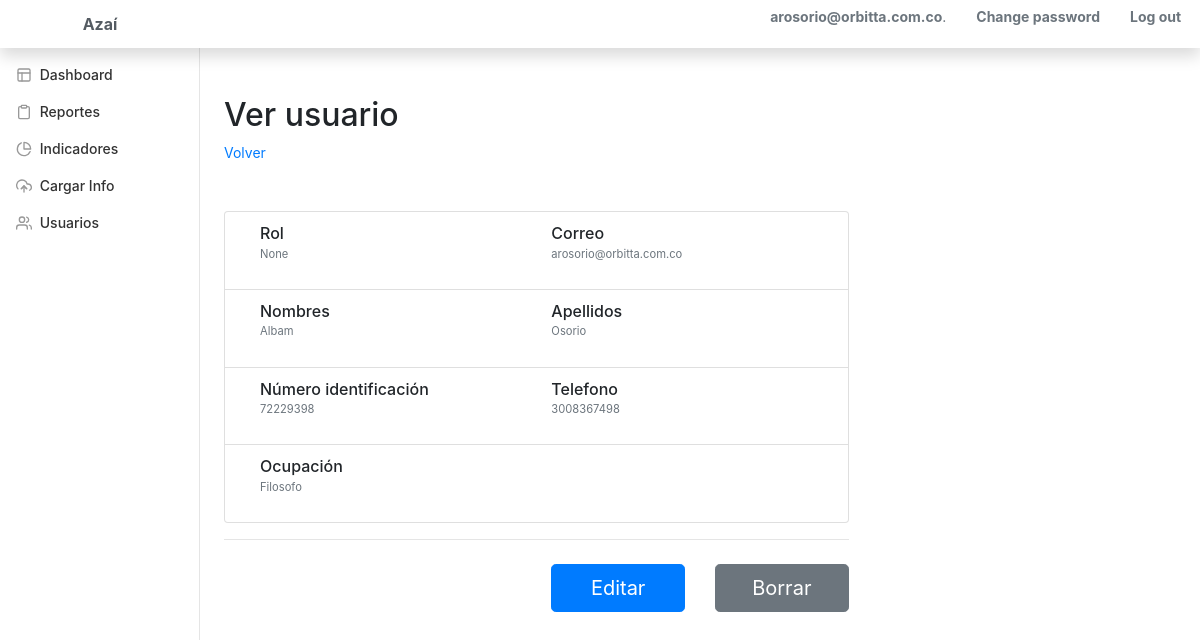
/azai/usuarios/view/1 (signed in), run on an earlier commit of the app's database.
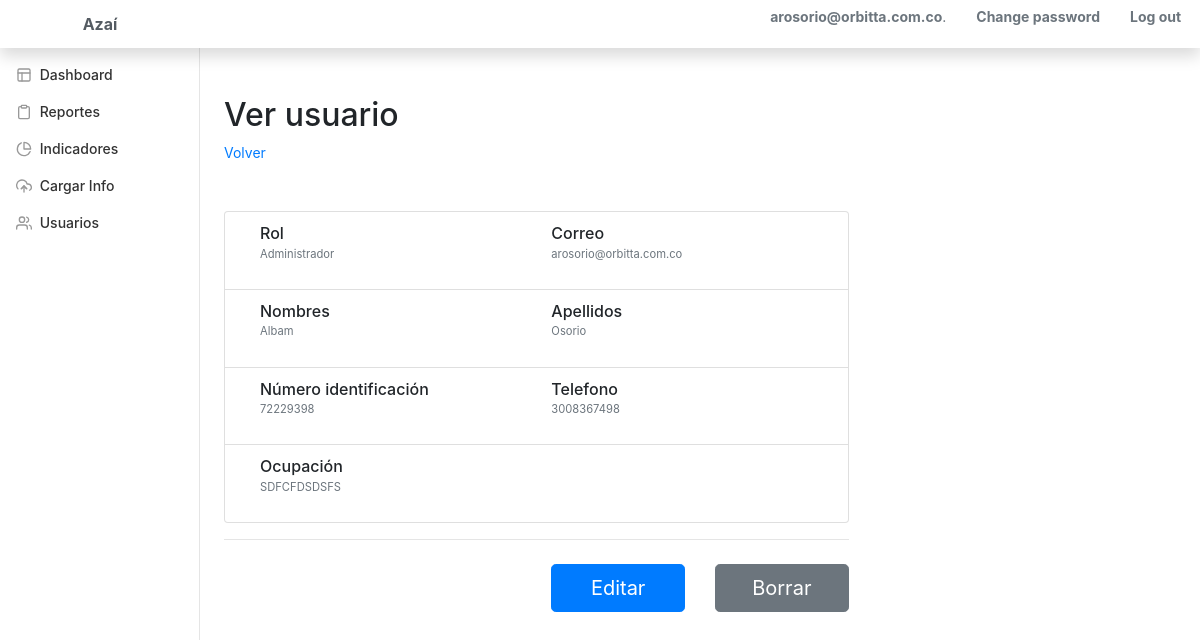
And on a later commit of the database.
### usuarios/models.py (models this page shows, shortened)
class Usuario(AbstractUser):
    username = None
    email = models.EmailField(_('email address'), unique=True) # changes email to unique and blank to false
    numero_identificacion = models.CharField(_('número identificación'), max_length=10, unique=True, blank=False, null=False)
    telefono = models.CharField(_('telefono'), max_length=50, blank=False, null=False)
    ocupacion = models.CharField(_('ocupación'), max_length=50, blank=True, null=False)
    fecha_creacion = models.DateTimeField(_('creado'), auto_now_add=True)
    fecha_modificacion = models.DateTimeField(_('modificado'), auto_now=True)
    grupo = models.ForeignKey(
        Group,
        verbose_name=_('grupo'),
        on_delete=models.PROTECT,
        null=True,
        help_text=_(
            'The groups this user belongs to. A user will get all permissions '
            'granted to each of their groups.'
        ),
    )
    objects = UsuarioManager()
    USERNAME_FIELD = 'email'
    REQUIRED_FIELDS = ['first_name', 'last_name', 'numero_identificacion', 'telefono' ] # removes email from REQUIRED_FIELDS

### usuarios/views.py (the view)
# urls.py: path('view/<int:pk>', views.UsuarioView.as_view(), name='usuario_view'),
class UsuarioView(LoginRequiredMixin, DetailView):
    model = Usuario

### templates/usuarios/usuario_detail.html (shortened to what this page needs)
{% extends 'base_detail.html' %}
{% block subtitle %}<h2>Ver usuario</h2>{% endblock subtitle %}
{% block url_back %}{% url 'usuario_list' %}{% endblock url_back %}
{% block detail_content%}
<ul class="list-group mb-3">
    <li class="list-group-item d-flex justify-content-between lh-condensed">
        <div class="col-md-6 mb-3">
            <h6 class="my-0">Rol</h6>
            <small class="text-muted">{{ object.grupo }}</small>
        </div>
        <div class="col-md-6 mb-3">
            <h6 class="my-0">Correo</h6>
            <small class="text-muted">{{ object.email }}</small>
        </div>
    </li>
    <li class="list-group-item d-flex justify-content-between lh-condensed">
        <div class="col-md-6 mb-3">
            <h6 class="my-0">Nombres</h6>
            <small class="text-muted">{{ object.first_name }}</small>
        </div>
        <div class="col-md-6 mb-3">
            <h6 class="my-0">Apellidos</h6>
            <small class="text-muted">{{ object.last_name }}</small>
        </div>
    </li>
    <li class="list-group-item d-flex justify-content-between lh-condensed">
        <div class="col-md-6 mb-3">
            <h6 class="my-0">Número identificación</h6>
            <small class="text-muted">{{ object.numero_identificacion }}</small>
        </div>
        <div class="col-md-6 mb-3">
            <h6 class="my-0">Telefono</h6>
            <small class="text-muted">{{ object.telefono }}</small>
        </div>
    </li>
    <li class="list-group-item d-flex justify-content-between lh-condensed">
        <div class="col-md-6 mb-3">
            <h6 class="my-0">Ocupación</h6>
            <small class="text-muted">{{ object.ocupacion }}</small>
        </div>
    </li>
</ul>
<hr class="mb-4">
<div class="row">
    <div class="col-md-6 mb-3">
    </div>
    <div class="col-md-3 mb-2">
        <a class="btn btn-primary btn-lg btn-block" href="{% url 'usuario_edit' pk=object.id %}" role="button">Editar</a>
    </div>
    <div class="col-md-3 mb-2">
        <a class="btn btn btn-secondary btn-lg btn-block" href="{% url 'usuario_delete' pk=object.id %}" role="button" data-toggle="modal" data-target="#confirm-delete">Borrar</a>
    </div>
</div>
{% endblock detail_content %}

### templates/base_detail.html (shortened to what this page needs)
{% extends 'base.html' %}
{% load static %}
{% block css %}<link rel="stylesheet" href="{% static 'css/form-validation.css' %}">{% endblock css %}
{% block body_class %}bg-white{% endblock body_class %}
{% block content %}
    <div class="py-5">
        {% block subtitle %}{% endblock subtitle %}
        <a href="{% block url_back %}{% endblock url_back %}">Volver</a>
    </div>
    <div class="row">
        <div class="col-md-8 order-md-1">
            {% block detail_content %}
            {% endblock detail_content %}
        </div>
    </div>
    <div class="row">
        <div class="col-md-8 order-md-1">
        </div>
    </div>
{% endblock %}

### templates/base.html (shortened to what this page needs)
<!DOCTYPE html>
{% load i18n %}
{% load static %}
{% get_current_language as LANGUAGE_CODE %}
<html lang="{{ LANGUAGE_CODE|default:"es-co" }}">
<head>
    {% block css_bootstrap %}
    <link rel="stylesheet" href="https://stackpath.bootstrapcdn.com/bootstrap/4.1.2/css/bootstrap.min.css">
    {% endblock css_bootstrap %}
    {% block css_site %}
    <link rel="stylesheet" href="{% static 'css/styles.css' %}">
    {% endblock css_site %}
    {% block css %}
    {% endblock css %}
</head>
<body class="{% block body_class %}bg-blue{% endblock body_class %}">
    {% block topbar %}
    <nav class="{% block topbar_class %}navbar fixed-top flex-md-nowrap navbar-expand-lg navbar-white bg-white shadow p-0{% endblock topbar_class %}">
      <a class="navbar-brand bg-white col-sm-3 col-md-2 text-center font-weight-bold text-secondary" href="{% url 'home' %}">{% block brand %}Azaí{% endblock brand %}</a>
      {% if user.is_authenticated %}
        <ul class="navbar-nav ml-auto">
            <li class="nav-item text-nowrap">
              {% block welcome_msg %}
              <p class="col-sm-3 col-md-2 text-muted">
                  <strong>{{ user.email }}</strong>.
              </p>
              {% endblock welcome_msg %}
          </li>
          <li class="nav-item text-nowrap">
              <a class="col-sm-3 col-md-2 font-weight-bold text-secondary" href="{% url 'password_change' %}">{% trans 'Change password' %}</a>
          </li>
          <li class="nav-item text-nowrap">
              <a class="col-sm-3 col-md-2 font-weight-bold text-secondary" href="{% url 'logout' %}">{% trans 'Log out' %}</a>
          </li>
          <li class="nav-item text-nowrap">
          </li>
        </ul>
      {% else %}
        <ul class="navbar-nav">
          <li class="nav-item text-nowrap">
            <a class="col-sm-3 col-md-2 font-weight-bold text-secondary" href="{% url 'login' %}">{% trans 'Log in' %}</a>
          </li>
        </ul>
      {% endif %}
    </nav>
    {% endblock topbar %}
    {% block container %}
      <div class="container-fluid">
        <div class="row">
          {% block left_sidebar %}
          <nav class="{% block left_sidebar_class %}col-md-2 d-none d-md-block bg-white sidebar{% endblock left_sidebar_class %}">
            {% include 'base/left_sidebar.html'%}
          </nav>
          {% endblock left_sidebar %}
          <main role="main" class="{% block main_class %}col-md-9 ml-sm-auto col-lg-10 px-4{% endblock main_class %}">
            {% block content %}
            {% endblock content %}
          </main>
          <br class="clear" />
        </div>
      </div>
    {% endblock container %}
</body>
</html>

### templates/base/left_sidebar.html
{% load static %}
<div class="sidebar-sticky">
    <ul class="nav flex-column">
        <li class="nav-item">
            <a class="nav-link" href="#">
                <span data-feather="layout"></span>
                Dashboard
            </a>
        </li>
        <li class="nav-item">
            <a class="nav-link" href="#">
                <span data-feather="clipboard"></span>
                Reportes
            </a>
        </li>
        <li class="nav-item">
            <a class="nav-link" href="{% url "tipo_indicador_list" %}">
                <span data-feather="pie-chart"></span>
                Indicadores
            </a>
        </li>
        <li class="nav-item">
            <a class="nav-link" href="#">
                <span data-feather="upload-cloud"></span>
                Cargar Info
            </a>
        </li>
        <li class="nav-item">
            <a class="nav-link" href="{% url "usuario_list" %}">
                <span data-feather="users"></span>
                Usuarios
            </a>
        </li>
    </ul>
</div>

### static/css/styles.css (style rules this page uses)
body { font-size: .875rem; }
.feather { width: 16px; height: 16px; vertical-align: text-bottom; }
.sidebar { position: fixed; top: 0; bottom: 0; left: 0; z-index: 100; padding: 48px 0 0; box-shadow: inset -1px 0 0 rgba(0, 0, 0, .1); }
.sidebar-sticky { position: relative; top: 0; height: calc(100vh - 48px); padding-top: .5rem; overflow-x: hidden; overflow-y: auto; }
.sidebar .nav-link { font-weight: 500; color: #333; }
.sidebar .nav-link .feather { margin-right: 4px; color: #999; }
[role="main"] { padding-top: 48px; }
.navbar-brand { padding-top: .75rem; padding-bottom: .75rem; font-size: 1rem; background-color: rgba(0, 0, 0, .25); box-shadow: inset -1px 0 0 rgba(0, 0, 0, 0); }

### static/css/form-validation.css (style rules this page uses)
.lh-condensed { line-height: 1.25; }

What changed in the data, as far as the page shows it:
changed Usuario "arosorio@orbitta.com.co": grupo "None" → "Administrador"; ocupacion "Filosofo" → "SDFCFDSDSFS"
